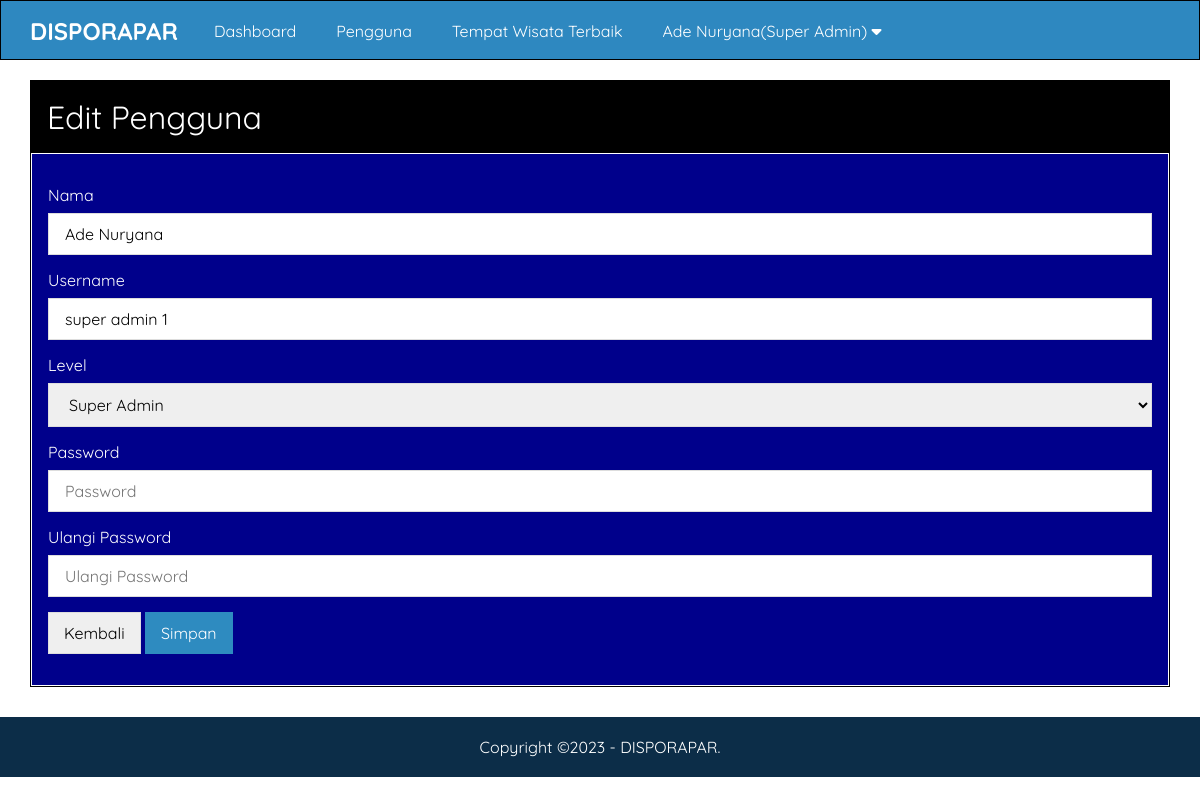
Page /admin/edit-pengguna.php?id=10 (signed in) on the committed database.
### tables this page shows
CREATE TABLE `pengaturan` (
  `id_pengaturan` int(11) NOT NULL,
  `nama` varchar(50) NOT NULL,
  `email` varchar(50) NOT NULL,
  `telepon` varchar(20) NOT NULL,
  `alamat` text NOT NULL,
  `logo` varchar(50) NOT NULL,
  `favicon` varchar(50) NOT NULL,
  `tentang_kuningan` text NOT NULL,
  `foto_kuningan` varchar(50) NOT NULL,
  `google_maps` text NOT NULL,
  `foto_tentang_kuningan` varchar(50) NOT NULL,
  `kata_pembuka` text NOT NULL,
  `created_at` timestamp NOT NULL DEFAULT current_timestamp(),
  `updated_at` datetime DEFAULT NULL
);

CREATE TABLE `pengguna` (
  `id` int(11) NOT NULL,
  `nama` varchar(30) NOT NULL,
  `username` varchar(30) NOT NULL,
  `password` varchar(50) NOT NULL,
  `level` enum('Super Admin','Admin') NOT NULL,
  `created_at` timestamp NOT NULL DEFAULT current_timestamp(),
  `updated_at` datetime DEFAULT NULL,
  `id_alternatif` int(10) NOT NULL,
  `id_kriteria` int(10) NOT NULL,
  `id_pengaturan` int(11) NOT NULL
);

### admin/edit-pengguna.php (the view, shortened to what this page needs)
<?php include 'header.php' ?>
<?php
  $pengguna = mysqli_query($conn, "SELECT * FROM pengguna WHERE id ='".$_GET['id']."' ");
  $p = mysqli_fetch_object($pengguna);
?>
  <div class="content">
  	<div class="container">
  		<div class="box">
  			<div class="box-header">
  				Edit Pengguna
  			</div>
  			<div class="box-body">
          <form action="" method="POST">
            <div class="form-group">
              <label>Nama</label>
              <input type="text" name="nama" placeholder="Nama Lengkap" class="input-control" value="<?= $p->nama ?>" required>
            </div>
             <div class="form-group">
              <label>Username</label>
              <input type="text" name="user" placeholder="Username" class="input-control" value="<?= $p->username ?>" required>
            </div>
             <div class="form-group">
              <label>Level</label>
              <select name="level" class="input-control" required>
                <option value="Super Admin" <?= ($p->level == 'Super Admin')? 'selected':''; ?>>Super Admin</option>
              </select>
            </div>
             <div class="form-group">
              <label>Password</label>
              <input type="password" name="pass1" placeholder="Password" class="input-control" required>
            </div>
             <div class="form-group">
              <label>Ulangi Password</label>
              <input type="password" name="pass2" placeholder="Ulangi Password" class="input-control" required>
            </div>
            <button type="button" class="btn" onclick="window.location='Pengguna.php'">Kembali</button>
            <input type="submit" name="submit" value="Simpan" class="btn btn-blue">
          </form>
  			</div>
  		</div>
  	</div>
  </div>
<?php include'footer.php' ?>

### admin/header.php (shortened to what this page needs)
<?php
include '../koneksi.php';
$identitas = mysqli_query($conn,"SELECT * FROM pengaturan ORDER BY id_pengaturan DESC LIMIT 1");
$d = mysqli_fetch_object($identitas);
?>
<!DOCTYPE html>
<html>
<head>
	<link rel="stylesheet" type="text/css" href="../assets/css/style.css">
	<link rel="stylesheet" href="https://cdnjs.cloudflare.com/ajax/libs/font-awesome/6.1.1/css/all.min.css" />
</head>
<body class="bg-light">
 <div class="navbar">
 	<div class="container">
 		<h2 class="nav-brand float-left"><a href="index.php"><?= $d->nama ?></a></h2>
 		<ul class="nav-menu float-left">
 			<li><a href="index.php">Dashboard</a></li>
 			<?php if($_SESSION['ulevel'] == 'Super Admin'){ ?>
 				<li><a href="pengguna.php">Pengguna</a></li>
 				<li><a href="nilai_referensi.php">Tempat Wisata Terbaik</a></li>
 			<?php } ?>
 			<li>
 				<a href="index.php"><?= $_SESSION['uname']?>(<?= $_SESSION['ulevel']?>) <i class="fa fa-caret-down"></i></a>
 				</li> </ul>
 	</div>
  </div>

### admin/footer.php
 <div class="footer">
 	<div class="container text-center">
 		Copyright &copy;2023 - <?= $d->nama ?>.
 	</div>
 </div>
 </body>
</html>

### assets/css/style.css (style rules this page uses)
* { margin:0; padding:0; font-family: 'Quicksand', sans-serif; box-sizing: border-box; }
a { text-decoration: none; }
.float-left { float: left; }
.container { width: 1140px; margin: 0 auto; }
.container::after { content: ""; display: block; clear: both; }
.bg-light { background-image: url(../../uploads/identitas/Gunung_Ciremai_sfw2503.jpg); background-repeat: no-repeat; background-size: cover; }
.box { border: 1px solid; background-color: #fff; }
.box-header { padding: 16px; background-color: black; font-size: xx-large; color: white; }
.box-body { border: 1px solid; padding: 16px; background-color: darkblue; color: white; }
form { margin: 15px 0; }
.form-group { margin-bottom: 15px; }
.form-group label { display: block; margin-bottom: 8px; }
.form-group .input-control { padding: 10px 16px; width: 100%; font-size: 16px; border: 1px solid #ddd; }
.btn { border: 1px solid #ddd; padding: 10px 15px; font-size: 16px; }
.btn-blue { background-color: #2E8BC0; color: #fff; border: 1px solid #2E8BC0; }
.text-center { text-align: center !important ; }
.navbar { border: 1px solid; height: 60px; width: 100%; background-color: #2E88C0; position: fixed; top: 0; z-index: 1000; }
.navbar a { color: #fff; }
.nav-brand { padding: 15px 0; display: inline-block; margin-right: 16px; }
.nav-menu { display: flex; list-style: none; }
.nav-menu li a { padding: 20px; display: inline-block; }
.content { padding: 80px 0 30px 0; }
.footer { width: 100%; position: relative; padding: 20px 0; background-color: #0C2D48; color: #fff; }

### rows in the picture
pengaturan: nama "DISPORAPAR"
pengguna: nama "Ade Nuryana", user "super admin 1", level "Super Admin"

### other values in the picture
$_SESSION['uname'] "Ade Nuryana"
$_SESSION['ulevel'] "Super Admin"
